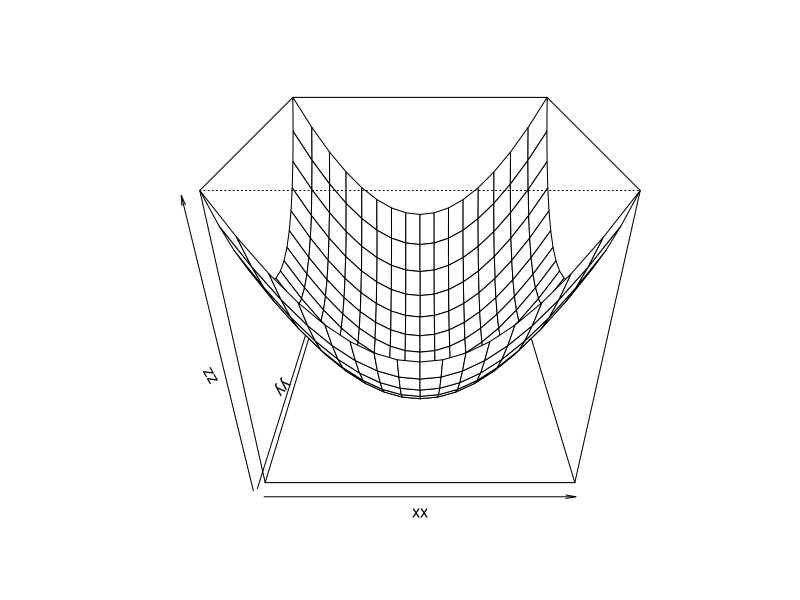
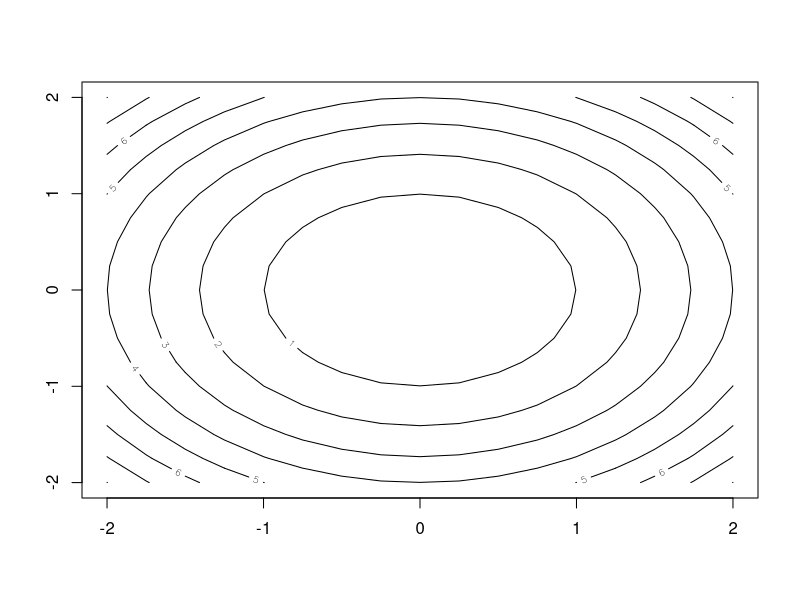

Source code (R) for these figures, in order:
# Numerical derivative for f : R -> R
f = function(x)
{
  3*x^2
}

df = function(x, f, del = 10^-4)
{
  # Calculates a derivative of f in x.
  return( (f(x+del) - f(x-del)) / (2*del) )
}

df(-2, f)
df(-1, f)
df(0, f)
df(1, f)
df(2, f)

df(c(-2, -1, 0, 1, 2), f)


# Directional derivative
f = function(x1, x2)
{
  x1^2+x2^2
}

xx = yy = seq(-2, 2, by = 0.25)
zz = outer(xx, yy, f)
persp(xx, yy, zz, phi = 30)
contour(xx, yy, zz)

# Numerical gradient of f : R^n -> R
df = function(x, f, t = 10^-4)
{
  grad = c()
  n = length(x)
  for (i in 1 : n)
  {
    ei = rep(0, n)
    ei[i] = 1
    grad[i] = ((f(x+t*ei) - f(x-t*ei)) / (2*t))
  }
  return(grad)
}

f = function(x)
{
  x[1]^2*x[2]^2
}

x = c(2,2)
df(x, f)

install.packages("numDeriv")
library(numDeriv)
grad(f, x)

